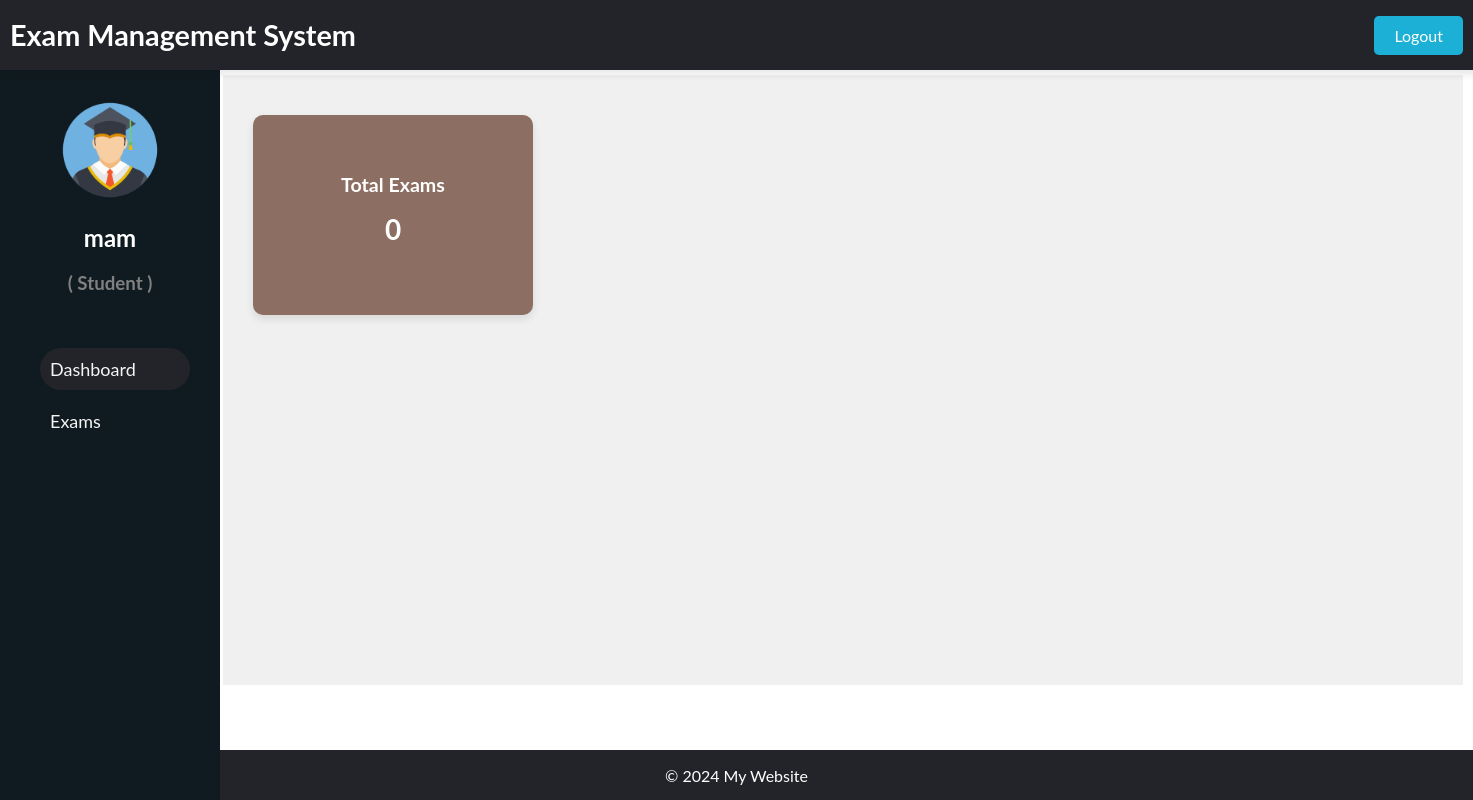
Before: /studentpanel/6/ with the older database file.
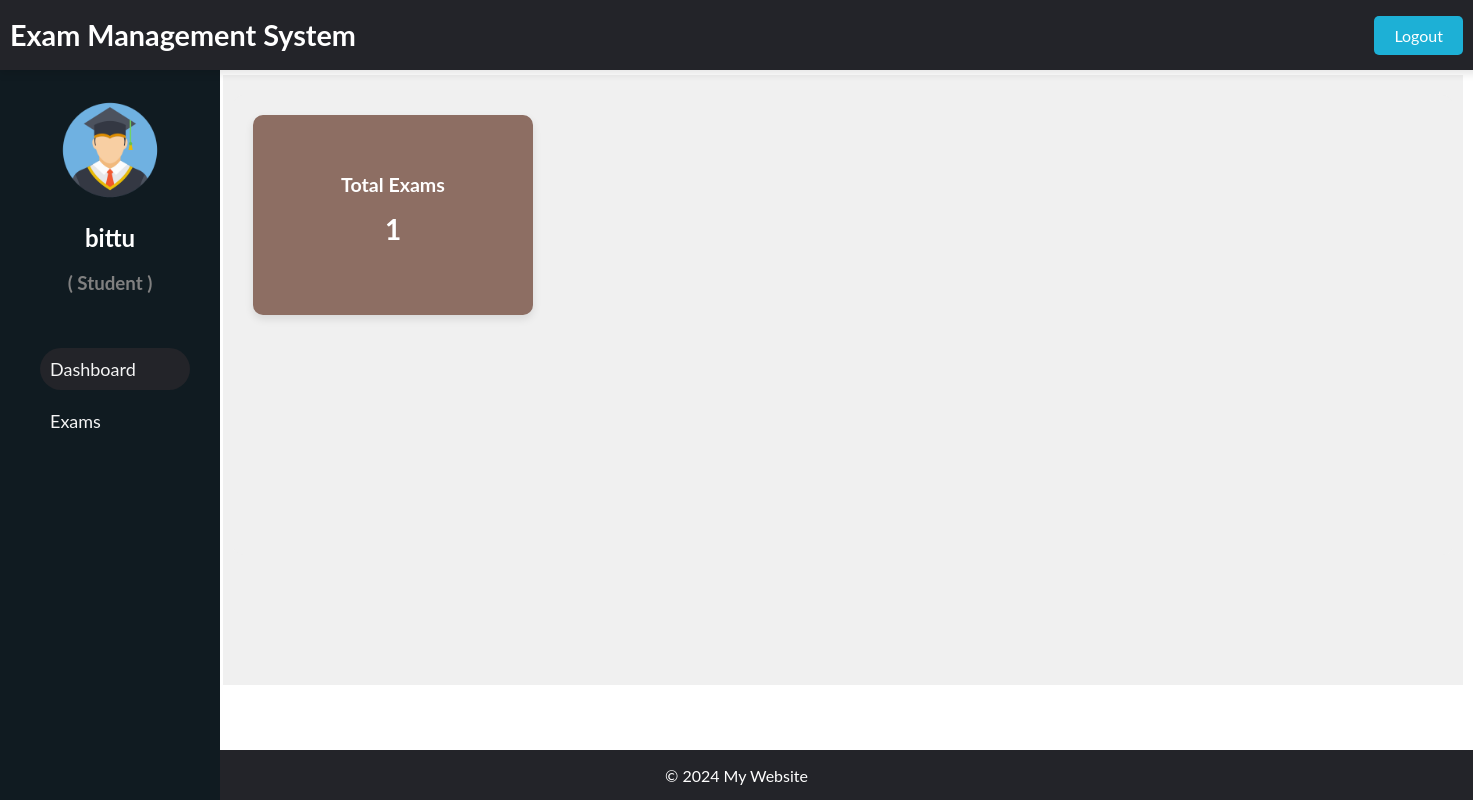
After: the same page with the newer database file.
### admin_panel/models.py (models this page shows, shortened)
class Student(models.Model):
    student_id = models.AutoField(primary_key=True)
    name = models.CharField(max_length=100)
    face_image = models.BinaryField(null=True, blank=True)
    registration_no = models.CharField(max_length=50)
    email = models.EmailField()
    phone = models.CharField(max_length=15)
    class_id = models.ForeignKey(Class, null=True, blank=True, on_delete=models.SET_NULL)

### student_panel/views.py (the view)
# urls.py: path('<int:student_id>/', views.student_dashboard, name='student_dashboard'),
def student_dashboard(request, student_id):
    student = get_object_or_404(Student, pk=student_id)
    if student.class_id == None:
        _class = None
    else:
        _class = get_object_or_404(Class, pk=student.class_id.pk)
    if _class is None:
        total = {
            'exams': 0,
        }
    else:
        total = {
            'exams': _class.exams.count(),
        }
    return render(request, 'student_dashboard/dashboard.html', {'student': student, 'total': total})

### student_panel/templates/student_dashboard/dashboard.html (shortened to what this page needs)
{% extends "student_dashboard/index.html" %}
{% block header %}
    {% include "student_dashboard/header.html" %}
{% endblock header %}
{% block sidenav %}
    {% include "student_dashboard/sidenav.html" %}
{% endblock sidenav %}
{% block main %}
    {% include "student_dashboard/main.html" %}
{% endblock main %}
{% block footer %}
    {% include "student_dashboard/footer.html" %}
{% endblock footer %}

### student_panel/templates/student_dashboard/sidenav.html (shortened to what this page needs)
{% load static %}
<div class="admin_profile">
    <img src="{% static "images/student.png" %}"/>
    <h2>{{ student.name }}</h2>
    <h3 style="color: gray; text-align: center;">( Student )</h3>
</div>
<br/>
<ul class="sections">
    <li><a href="{% url "student_dashboard" student.pk %}" class="current_nav">Dashboard</a></li>
    <li><a href="{% url "student_exams" student.pk %}">Exams</a></li>
</ul>

Changed rows visible on the page:
changed Student: name "mam" → "bittu"
Other visible differences:
{{ total.exams }}: "0" → "1"
